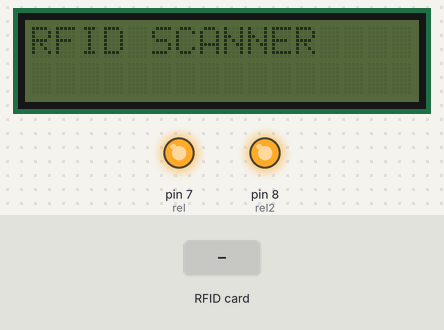
This sketch was run on a simulated Arduino Uno, built with avr-gcc and run on an emulated ATmega328P. Parts: 16×2 character LCD, output pins drawn as LEDs (lit = HIGH). The inputs (shaded band) are chosen by the test bench. Pins used as bus, display or sensor lines are not drawn; what the sketch prints to the serial monitor is not drawn.

Above: at 3.3 s.
3.4 s: RFID card B6 63 11 F9 held to the reader
At 4.3 s:
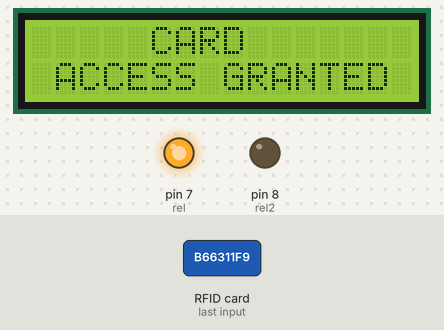
At 5.6 s:
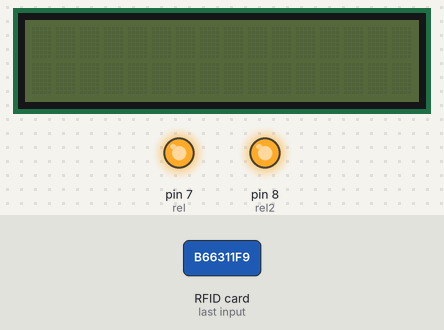
6.4 s: RFID card 5E 7A 19 C4 held to the reader
At 6.51 s:
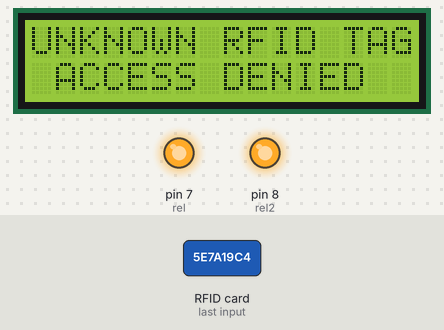
Timing chart, 0 to 9.4 s (numbered marks = the images above; inputs shaded):
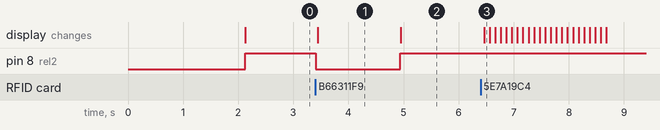

The sketch:

RFID_I2CLCD.ino
```cpp
#include <LiquidCrystal_I2C.h>
#include <SPI.h>
#include <MFRC522.h>
/*
 * ----------------------------------------------------------------------------
 * This sketch uses the MFRC522 library ; see https://github.com/miguelbalboa/rfid
 * for further details and other examples.
 *
 * NOTE: The library file MFRC522.h has a lot of useful info. Please read it.
 *
 * This sketch show a simple locking mechanism using the RC522 RFID module.
 * ----------------------------------------------------------------------------
 * Typical pin layout used:
 * -----------------------------------------------------------------------------------------
 *             MFRC522      Arduino       Arduino   Arduino    Arduino          Arduino
 *             Reader/PCD   Uno           Mega      Nano v3    Leonardo/Micro   Pro Micro
 * Signal      Pin          Pin           Pin       Pin        Pin              Pin
 * -----------------------------------------------------------------------------------------
 * RST/Reset   RST          9             5         D9         RESET/ICSP-5     RST
 * SPI SS      SDA(SS)      10            53        D10        10               10
 * SPI MOSI    MOSI         11 / ICSP-4   51        D11        ICSP-4           16
 * SPI MISO    MISO         12 / ICSP-1   50        D12        ICSP-1           14
 * SPI SCK     SCK          13 / ICSP-3   52        D13        ICSP-3           15
 *
 */

#define RST_PIN         9           // Configurable, see typical pin layout above
#define SS_PIN          10          // Configurable, see typical pin layout above

MFRC522 mfrc522(SS_PIN, RST_PIN);   // Create MFRC522 instance.
LiquidCrystal_I2C lcd(0x27,16,2);  // set the LCD address to 0x27 for 16x2 LCD display
String read_rfid;
String ok_rfid_1="9daff87";        // keyfob RFID ID
String ok_rfid_2="b66311f9";       // card   RFID ID

/*
 * Initialize.
 */

 // variables to hold the new and old switch states
int rel = 7;
int rel2 = 8;


void setup() {
    Serial.begin(9600);         // Initialize serial communications with the PC
   // while (!Serial);            // Do nothing if no serial port is opened (added for Arduinos based on ATMEGA32U4)
    SPI.begin();                // Init SPI bus
    mfrc522.PCD_Init();         // Init MFRC522 card

 lcd.init();                      // initialize the lcd
    lcd.setCursor(0,0);
  lcd.print("RFID SCANNER");
   lcd.backlight();
   delay (2000);
  lcd.noBacklight();


  pinMode(rel, OUTPUT );  // relay1 output
  pinMode(rel2, OUTPUT ); // relay2 output
 digitalWrite(rel, HIGH); // using 5V 2 Relay Module opto-isolated LOW = ON / HIGH = OFF
 digitalWrite(rel2, HIGH); //


}

/*
 * Helper routine to dump a byte array as hex values to Serial.
 */
void dump_byte_array(byte *buffer, byte bufferSize) {
    read_rfid="";
    for (byte i = 0; i < bufferSize; i++) {
        read_rfid=read_rfid + String(buffer[i], HEX);
    }
}


void noaccess()  //
{
 lcd.clear();
  lcd.setCursor(0,0);
 lcd.print("UNKNOWN RFID TAG");
//lcd.print(read_rfid); ///CARD ID
 lcd.setCursor(0,1);
    lcd.print(" ACCESS DENIED  ");
     for (int i = 0; i <= 10; i++){
 lcd.backlight();
delay (100);
 lcd.noBacklight();
 delay (100);
    }

lcd.noBacklight();
 lcd.clear();

  return;
}

void loop() {


      // Look for new cards
    if ( ! mfrc522.PICC_IsNewCardPresent())
        return;

    // Select one of the cards
    if ( ! mfrc522.PICC_ReadCardSerial())
        return;

     dump_byte_array(mfrc522.uid.uidByte, mfrc522.uid.size);
     Serial.println((String)"card_id: "+read_rfid);
    Serial.println("card id  [read_rfid]");
    if (read_rfid==ok_rfid_1) {
  digitalWrite(rel, LOW);
  lcd.setCursor(0,0);
   lcd.print("     KEYFOB    ");
    lcd.setCursor(0,1);
    lcd.print(" ACCESS GRANTED  ");
  lcd.backlight();
    delay (1500);
    }

 else  if (read_rfid==ok_rfid_2) {
 digitalWrite(rel2, LOW);
  lcd.setCursor(0,0);
   lcd.print("     CARD      ");
    lcd.setCursor(0,1);
    lcd.print(" ACCESS GRANTED  ");
  lcd.backlight();
    delay (1500);
    }


else

  {
  noaccess();
  }


 digitalWrite(rel, HIGH); // TURN OFF OUTPUTS
 digitalWrite(rel2, HIGH);

lcd.noBacklight(); //TURN OFF LCD BACKLIGHT
    lcd.clear();

}
```

Measured:
- after the input at 3.4 s, pin 8 (rel2): HIGH → LOW at once, → HIGH 1.5 s later; the display: changes at once (image 1)
- after the input at 6.4 s, the display: changes after 0.06 s (image 3)
- what the display in image 1 shows lasts 1.5 s, from 3.4 s to 4.9 s
